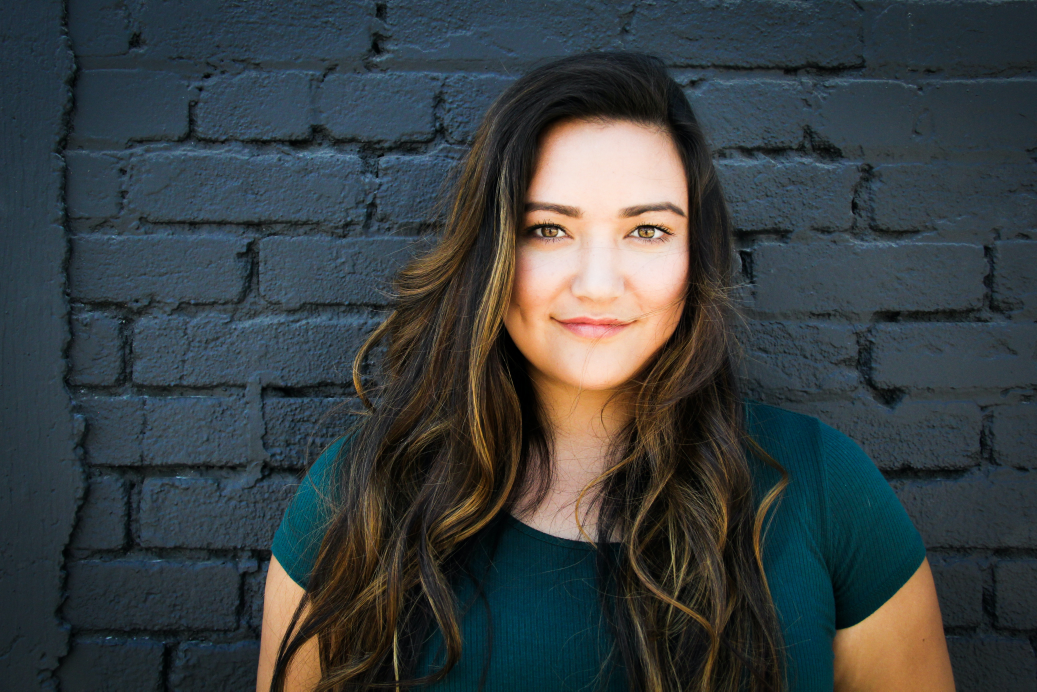
#> input picture Imagens/Mulher.jpg, 5184 x 3456 px, found by its file name (shown at 1/5 size)
$ python 'Imagem Transposta - Versão 1.0.0.py'
#> lines starting #> are read from the running program, lines starting #| are printed output that depends on the picture
#
########################################################################
# Importação das Bibliotecas Necessárias
########################################################################
#
import cv2 as cv
import matplotlib.pyplot as plt

#
########################################################################
# Definições Gerais
########################################################################
#
NomeJanela = "Imagem Base"
NomeImagem  = "Mulher.jpg"
CaminhoBase = "/home/asoares/OpenCV/"
CaminhoImagem = CaminhoBase + "Imagens/"

#
########################################################################
# Lendo a Imagem
########################################################################
#
Imagem = cv.imread ( CaminhoImagem + NomeImagem, cv.IMREAD_COLOR)
#> Imagem is the input picture: shape (3456, 5184, 3); mean B, G, R 65.6, 63.6, 57
imgReduzida = cv.resize(Imagem, (0,0), fx=0.1, fy=0.1, interpolation = cv.INTER_AREA)
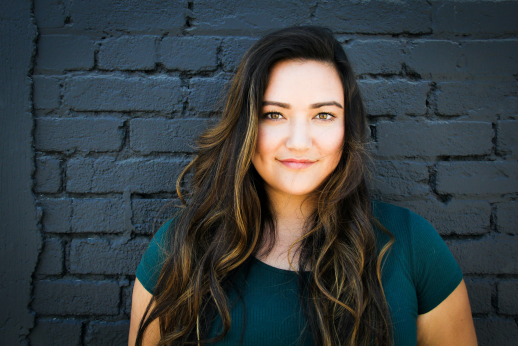
#> imgReduzida: shape (346, 518, 3); mean B, G, R 65.5, 63.6, 57

#
########################################################################
# Rotacionando a Imagem
########################################################################
#
imgTransposta = cv.transpose(imgReduzida)
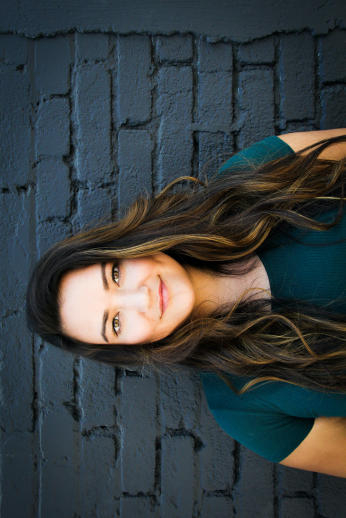
#> imgTransposta: shape (518, 346, 3); mean B, G, R 65.5, 63.6, 57

#
########################################################################
# Convertendo para Matplotlib
########################################################################
#
imgReduzida = cv.cvtColor(imgReduzida, cv.COLOR_BGR2RGB)
imgTransposta = cv.cvtColor(imgTransposta, cv.COLOR_BGR2RGB)

#
########################################################################
# Apresentação dos Resultados
########################################################################
#

Grafico = plt.figure(figsize=(10,8))

Grafico.add_subplot(1,2,1)
plt.imshow ( imgReduzida )
plt.title  ("Imagem Original", fontsize=11, weight='bold' )

Grafico.add_subplot(1,2,2)
plt.imshow ( imgTransposta )
plt.title  ("Imagem Transposta", fontsize=11, weight='bold' )

plt.subplots_adjust ( left   = 0.1,
                      bottom = 0.1,
                      right  = 0.9,
                      top    = 0.9,
                      wspace = 0.1,
                      hspace = 0.1 )
plt.show ()
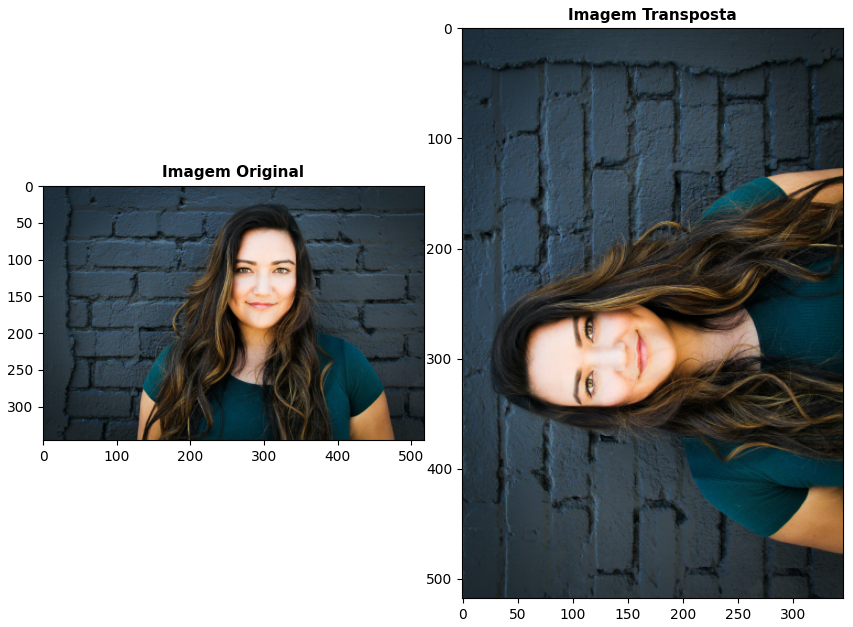
#> figure drawn by matplotlib, 2 panels

########################################################################
# FIM DO PROGRAMA
########################################################################
